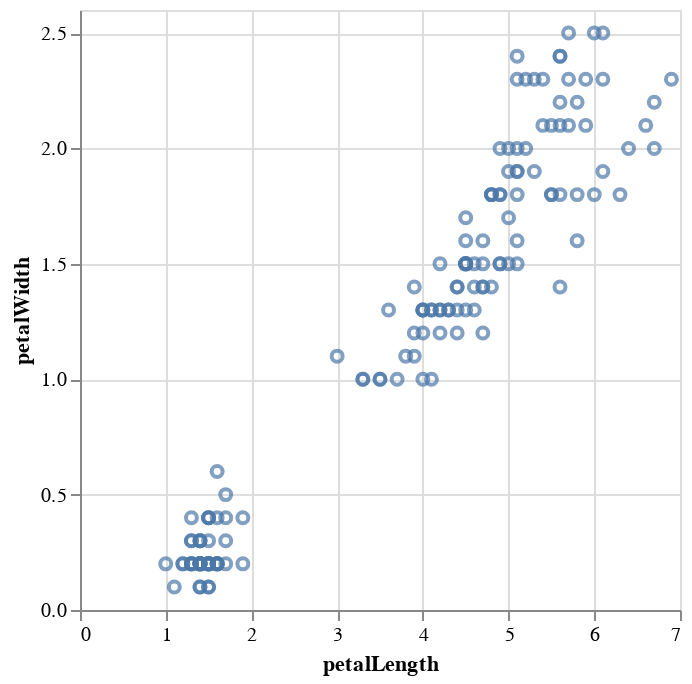

This figure's notebook cell:
### Markdown cell above
## 3 Simple Interactions

One of the nicest features of Altair is the grammar of interaction that it provides.
The simplest kind of interaction is the ability to pan and zoom along charts; Altair contains a shortcut to enable this via the ``interactive()`` method:

### Code cell
alt.Chart(iris).mark_point().encode(
    x='petalLength',
    y='petalWidth'
).interactive()

### Figure 1 — Vega-Lite specification as saved in the notebook (floating-point values rounded to 4 significant figures; data arrays with more than 128 entries replaced by an {"elided": "..."} marker saying what was removed)
{"config": {"view": {"continuousWidth": 300, "continuousHeight": 300}}, "data": {"name": "data-cb5f6f68883200d5e9a851f3ae4ae120"}, "mark": {"type": "point"}, "encoding": {"x": {"field": "petalLength", "type": "quantitative"}, "y": {"field": "petalWidth", "type": "quantitative"}}, "params": [{"name": "param_1", "select": {"type": "interval", "encodings": ["x", "y"]}, "bind": "scales"}], "$schema": "https://vega.github.io/schema/vega-lite/v5.16.3.json", "datasets": {"data-cb5f6f68883200d5e9a851f3ae4ae120": {"elided": "150 records"}}}
